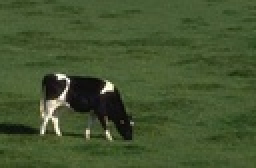
%> input picture 5. Image Segmentation /student_code/cow.jpg, 128 x 84 px, shrunk from 300 x 196 before the run (shown 2 times larger)
$ octave --eval "run_ex5;"   (GNU Octave 9; MATLAB toolbox functions it lacks are replaced by stand-ins)
%> lines starting %> are read from the running program, lines starting %| are printed output that depends on the picture
### 5. Image Segmentation /student_code/EM.m
function [map, cluster] = EM(img)

%transform to double
img = im2double(img);

%choose K
K = 5;

%reshape Lx3
[n, m, ~] = size(img);
X = reshape(img, n*m, 3);
%initialization
generation_vector = [max(X(:,1)), max(X(:,2)), max(X(:,3)); min(X(:,1)), min(X(:,2)), min(X(:,3))];

%initialize mu
mu = generate_mu(generation_vector, K);
%initialize covariance
covariance = generate_cov(generation_vector, K);
%initialize alfa
alpha = 1/K.*ones(1,K);

%maximization and expectation
keep = true;
while keep
    P = expectation(mu, covariance, alpha, X);
    [mu_, cov_, alpha_] = maximization(P, X);

    %check
    dist = mean(sqrt(sum(((mu_ - mu).^2),2)));
    if (dist <= 0.01)
        keep = false;
    end
    %update
    mu = mu_;
    covariance = cov_;
    alpha = alpha_;
end

%size P
L = size(P,1);
map = [];
for i=1:L
    [~, index] = max(P(i,:)); %index of where i find the max value of the matrix
    map(i) = index; %for that pixel, i have that index
end

alpha
covariance
mu
color = linspace(0,1,K)';  %3 points between 0 and 1
cluster = [color, color, color]; %cluster will contain these 3 colors
map = reshape(map', n, m);
end

### 5. Image Segmentation /student_code/generate_mu.m
function mu = generate_mu(ranges, K)

maxL = ranges(1,1);
maxa = ranges(1,2);
maxb = ranges(1,3);
minL = ranges(2,1);
mina = ranges(2,2);
minb = ranges(2,3);

mu = [linspace(minL, maxL,K);
      linspace(mina, maxa,K);
      linspace(minb, maxb,K);];

end

### 5. Image Segmentation /student_code/generate_cov.m
function cov = generate_cov(ranges, K)
maxL = ranges(1,1);
maxa = ranges(1,2);
maxb = ranges(1,3);
minL = ranges(2,1);
mina = ranges(2,2);
minb = ranges(2,3);

L = (maxL - minL).*rand(1) + minL;
a = (maxa - mina).*rand(1) + mina;
b = (maxb - minb).*rand(1) + minb;

%i have this matrix of diagonal matrixes
cov = zeros(3,3*K);
for i=1:K
    m = [L, a, b];
    index_min = (i-1)*3+1;
    cov(:,index_min:index_min + 2) = diag(m);
end

end

### 5. Image Segmentation /student_code/expectation.m
function P = expectation(mu,var,alpha,X)

K = length(alpha);
L = size(X,1);

P = zeros(L,K);
for i=1:L
    %take one pixel (one row of X)
    xl = X(i,:);
    %denominator initialization
    s = 0;
    %segment for the specific value of l, 1xK
    p_segment = zeros(1,K);

    for j=1:K
        %mu k
        muk = mu(:,j);
        %covar k
        index = (j-1)*3+1;
        covar = var(1:3,index:index+2);
        n = 3;

        %prob term (numerator)
        term = 1/(((2*pi)^(n/2))*sqrt(det(covar))) * exp(-0.5*(xl - muk')*(covar\(xl' - muk))); % \ operator is better for inverse
        p_segment(j) = alpha(j) * term;
        s = s+p_segment(j);
    end
    %divide for the denominator (s is the sum of all the prior ones)
    p_segment = p_segment./s;
    P(i,:) = p_segment;
end
end

### 5. Image Segmentation /student_code/maximization.m
function [mu, var, alpha] = maximization(P, X)

L = size(X,1);
g = sum(P,1); % sum of I for every pixel
alpha = g./L; % just as defined in the slides

K = size(P,2); %number of segments

% compute mu
mu = zeros(3,K);
for i=1:K
    temp = [P(:,i), P(:,i), P(:,i)]; %so i can multiply every pixel of X to the correspondent value
    mu(:, i) = sum(X.*temp)';
    mu(:, i) = mu(:,i)./g(i);
end

% compute var
var = zeros(3,3*K);
for i=1:K
    indexmin = (i-1)*3+1;
    covk = zeros(3,3);
    for j=1:L
        t = (X(j,:)' - mu(:,i)) * (X(j,:)' - mu(:,i))'.*P(j,i);
        covk = covk + t; %sum
    end
    covk = covk./g(i);
    var(:,indexmin:indexmin+2) = covk;
end

end

### 5. Image Segmentation /student_code/exercise5.m
function run_ex5()

% load image
img = imread('cow.jpg');
%> img is the input picture: size 84x128x3 uint8; mean R, G, B 68, 84.8, 47.4
% for faster debugging you might want to decrease the size of your image
% (use imresize)
% (especially for the mean-shift part!)

figure, imshow(img), title('original image')

% smooth image (6.1a)
% (replace the following line with your code for the smoothing of the image)
f = fspecial('gaussian', [5 5], 5);
%imgSmoothed = imgaussfilt(img,5.0);
imgSmoothed = imfilter(img, f);
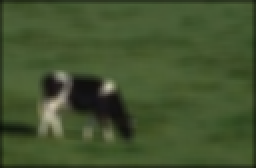
%> imgSmoothed: size 84x128x3 uint8 (shown 2 times larger); mean R, G, B 66.5, 82.9, 46.4
figure, imshow(imgSmoothed), title('smoothed image')

% convert to L*a*b* image (6.1b)
% (replace the folliwing line with your code to convert the image to lab
% space
cform = makecform('srgb2lab');
imglab = applycform(imgSmoothed, cform);
%> imglab: size 84x128x3 uint8; mean of channels 1, 2, 3 84, 116, 147.1
figure, imshow(imglab), title('l*a*b* image')

% (6.2)
%[mapMS, peak] = meanshiftSeg(imglab);
%visualizeSegmentationResults (mapMS,peak);

% (6.3)
[mapEM, cluster] = EM(imglab);
%> in EM, `img = im2double(img);`: img: size 84x128x3 double; mean of channels 1, 2, 3 0.329, 0.455, 0.577
%> in EM, `generation_vector = [max(X(:,1)), max(X(:,2)), max(X(:,3)); min(X(:,1)..`: generation_vector = [0.792 0.518 0.6; 0.0431 0.435 0.49]
%> in generate_mu, `maxL = ranges(1,1);`: maxL = 0.792
%> in generate_mu, `maxa = ranges(1,2);`: maxa = 0.518
%> in generate_mu, `maxb = ranges(1,3);`: maxb = 0.6
%> in generate_mu, `minL = ranges(2,1);`: minL = 0.0431
%> in generate_mu, `mina = ranges(2,2);`: mina = 0.435
%> in generate_mu, `minb = ranges(2,3);`: minb = 0.49
%> in generate_mu, `mu = [linspace(minL, maxL,K); linspace(mina, maxa,K); linspace(minb, m..`: mu = [0.0431 0.23 0.418 0.605 0.792; 0.435 0.456 0.476 0.497 0.518; 0.49 0.518 0.545 0.573 0.6]
%> after the loop in generate_cov, `for i=1:K`: cov = 15 columns, first 8: [0.676 0 0 0.676 0 0 0.676 0; 0 0.498 0 0 0.498 0 0 0.498; 0 0 0.536 0 0 0.536 0 0]
%> in EM, `covariance = generate_cov(generation_vector, K);`: covariance has the same summary as cov in generate_cov
%> the loop in EM, `while keep` made 2 passes
%> (g in maximization, alpha_, dist) on passes 1 to 2: ([2133.8 2258.3 2265.4 2153.8 1940.8], [0.198 0.21 0.211 0.2 0.181], 0.27), ([2179 2253.3 2231.7 2123.4 1964.6], [0.203 0.21 0.208 0.197 0.183], 0.00896)
%> after the loop in EM, `while keep`: keep = false
%> the loop in EM, `for i=1:L` made 10752 passes
%> index on passes 1 to 3: 1, 1, 1
%> in EM, `alpha`: alpha = [0.203 0.21 0.208 0.197 0.183]
%> in EM, `covariance`: covariance = 15 columns, first 8: [0.00763 -0.00117 0.00175 0.00631 -0.000849 0.00131 0.00554 -0.000559; -0.00117 0.000263 -0.000349 -0.000849 0.000215 -0.000275 -0.000559 0.000184; 0.00175 -0.000349 0.000511 0.00131 -0.000275 0.0004 0.000938 -0.000222]
%> in EM, `mu`: mu = [0.313 0.321 0.328 0.337 0.351; 0.456 0.455 0.454 0.454 0.455; 0.574 0.576 0.577 0.578 0.578]
%> in EM, `map = reshape(map', n, m);`:
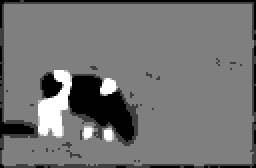
%> map: size 84x128 double (shown 2 times larger); min 1, max 5, mean 2.81; drawn with min black and max white
%> cluster = [0 0 0; 0.25 0.25 0.25; 0.5 0.5 0.5; 0.75 0.75 0.75; 1 1 1]
visualizeSegmentationResults (mapEM,cluster);
%> (this line was passed over: visualizeSegmentationResults is not available in this run)

end
